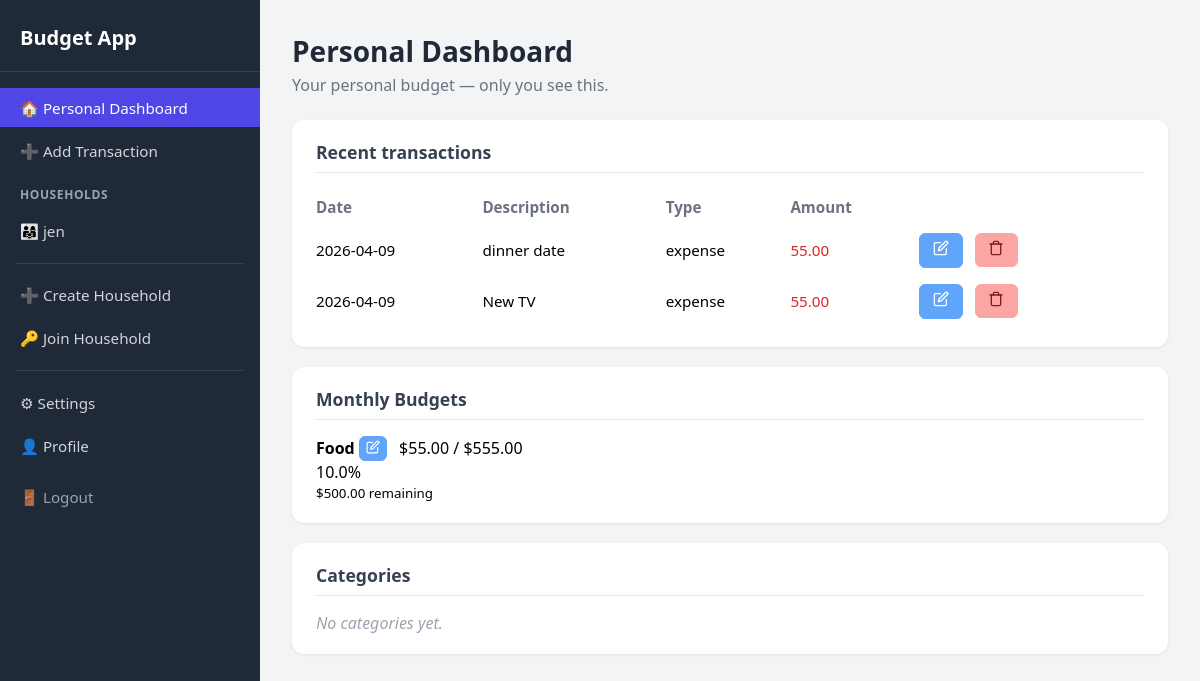
The page /personal (signed in) on the database its author committed.
### app/models.py (models this page shows, shortened)
class Household(db.Model):
    __tablename__ = "household"
    household_id = db.Column(db.Integer, primary_key=True)
    name = db.Column(db.String(120), nullable=False)
    invite_code = db.Column(db.String(50), unique=True, nullable=True)
    memberships = db.relationship("HouseholdMembership", back_populates="household", lazy=True)
    categories = db.relationship("Category", backref="household", lazy=True, foreign_keys="Category.household_id")
    transactions = db.relationship("Transaction", backref="household", lazy=True)
    budgets = db.relationship("Budget", backref="household", lazy=True)

class Transaction(db.Model):
    __tablename__ = "transaction"
    transaction_id = db.Column(db.Integer, primary_key=True)
    amount = db.Column(db.Float, nullable=False)
    type = db.Column(db.String(10), nullable=False)  # "income" or "expense"
    date = db.Column(db.Date, nullable=False, default=date.today)
    description = db.Column(db.String(255), nullable=True)
    user_id = db.Column(db.Integer, db.ForeignKey("user.id"), nullable=False)
    household_id = db.Column(db.Integer, db.ForeignKey("household.household_id"), nullable=True)  # NULL = personal
    category_id = db.Column(db.Integer, db.ForeignKey("category.category_id"), nullable=True)

class Category(db.Model):
    __tablename__ = "category"
    category_id = db.Column(db.Integer, primary_key=True)
    name = db.Column(db.String(80), nullable=False)
    user_id = db.Column(db.Integer, db.ForeignKey("user.id"), nullable=True)
    household_id = db.Column(db.Integer, db.ForeignKey("household.household_id"), nullable=True)
    parent_id = db.Column(db.Integer, db.ForeignKey('category.category_id'), nullable=True)
    is_system = db.Column(db.Boolean, default=False)
    subcategories = db.relationship("Category", backref=db.backref("parent", remote_side=[category_id]), lazy=True)
    transactions = db.relationship("Transaction", backref="category", lazy=True)

class Budget(db.Model):
    __tablename__ = "budget"
    budget_id = db.Column(db.Integer, primary_key=True)
    description = db.Column(db.String(255), nullable=True)
    month = db.Column(db.Date, nullable=False)
    limit_amount = db.Column(db.Float, nullable=False)
    category_id = db.Column(db.Integer, db.ForeignKey("category.category_id"), nullable=False)
    user_id = db.Column(db.Integer, db.ForeignKey("user.id"), nullable=True)
    household_id = db.Column(db.Integer, db.ForeignKey("household.household_id"), nullable=True)
    category = db.relationship("Category", backref="budgets", lazy=True)

### app/main/dashboard.py (the view)
@bp.route("/personal")
@login_required
def personal_dashboard():
    transactions = (
        Transaction.query.filter_by(user_id=current_user.id, household_id=None)
        .order_by(Transaction.date.desc())
        .limit(20)
        .all()
    )
    budgets = (
        Budget.query.filter_by(user_id=current_user.id, household_id=None)
        .order_by(Budget.month.desc())
        .limit(10)
        .all()
    )
    categories = Category.query.filter_by(user_id=current_user.id).order_by(Category.name).all()
    budget_report = get_budget_report(user_id=current_user.id, household_id=None)
    return render_template(
        "personal.html",
        transactions=transactions,
        budgets=budgets,
        categories=categories,
        budget_report=budget_report,
    )

### app/models.py (called while the page is built)
    @property
    def households(self):
        return [m.household for m in self.memberships]

### app/templates/personal.html (shortened to what this page needs)
{% extends "base.html" %}
{% block content %}
<h1 class="page-title">Personal Dashboard</h1>
<p class="page-subtitle">Your personal budget — only you see this.</p>
<div class="card">
  <h2>Recent transactions</h2>
  {% if transactions %}
  <table>
    <thead>
      <tr><th>Date</th><th>Description</th><th>Type</th><th>Amount</th></tr>
    </thead>
    <tbody>
      {% for t in transactions %}
      <tr>
        <td>{{ t.date.strftime('%Y-%m-%d') if t.date else '-' }}</td>
        <td>{{ t.description or '-' }}</td>
        <td>{{ t.type }}</td>
        <td class="amount-{{ t.type }}">{{ "%.2f"|format(t.amount) }}</td>
        <td>
          <a href="{{ url_for('main.edit_transaction', transaction_id=t.transaction_id) }}" class="btn-action btn-edit" title="Edit Transaction">
            <svg width="16" height="16" viewBox="0 0 24 24" fill="none" stroke="currentColor" stroke-width="2" stroke-linecap="round" stroke-linejoin="round">
              <path d="M11 4H4a2 2 0 0 0-2 2v14a2 2 0 0 0 2 2h14a2 2 0 0 0 2-2v-7"></path>
              <path d="M18.5 2.5a2.121 2.121 0 0 1 3 3L12 15l-4 1 1-4 9.5-9.5z"></path>
            </svg>
          </a>
          <form action="{{ url_for('main.delete_transaction', transaction_id=t.transaction_id) }}" method="POST" style="display:inline;" onsubmit="return confirm('Are you sure you want to delete this transaction?')">
            <button type="submit" class="btn-action btn-delete" title="Delete Transaction">
              <svg width="16" height="16" viewBox="0 0 24 24" fill="none" stroke="currentColor" stroke-width="2" stroke-linecap="round" stroke-linejoin="round">
                <polyline points="3,6 5,6 21,6"></polyline>
                <path d="M19,6v14a2,2,0,0,1-2,2H7a2,2,0,0,1-2-2V6m3,0V4a2,2,0,0,1,2-2h4a2,2,0,0,1,2,2V6"></path>
              </svg>
            </button>
          </form>
        </td>
      </tr>
      {% endfor %}
    </tbody>
  </table>
  {% else %}
  <p class="empty">No transactions yet.</p>
  {% endif %}
</div>
<div class="card">
  <h2>Monthly Budgets</h2>
  {% if budget_report %}
  {% for b in budget_report %}
  <div class="mb-3">
    <div class="d-flex justify-content-between">
      <strong>{{ b.category }}</strong>
      <span>
        <a href="{{ url_for('main.edit_budget', budget_id=b.budget_id) }}" class="btn-action btn-edit" title="Edit Budget" style="padding: 2px 6px; font-size: 0.85rem;">
          <svg width="14" height="14" viewBox="0 0 24 24" fill="none" stroke="currentColor" stroke-width="2" stroke-linecap="round" stroke-linejoin="round">
            <path d="M11 4H4a2 2 0 0 0-2 2v14a2 2 0 0 0 2 2h14a2 2 0 0 0 2-2v-7"></path>
            <path d="M18.5 2.5a2.121 2.121 0 0 1 3 3L12 15l-4 1 1-4 9.5-9.5z"></path>
          </svg>
        </a>
        ${{ "%.2f"|format(b.spent) }} / ${{ "%.2f"|format(b.limit) }}
      </span>
    </div>
    <div class="progress" style="height: 20px;">
      <div class="progress-bar {% if b.percent > 90 %}bg-danger{% elif b.percent > 70 %}bg-warning{% else %}bg-success{% endif %}"
           role="progressbar"
           style="width: {{ b.percent }}%;"
           aria-valuenow="{{ b.percent }}"
           aria-valuemin="0"
           aria-valuemax="100">
        {{ b.percent | round }}%
      </div>
    </div>
    <small class="text-muted">${{ "%.2f"|format(b.remaining) }} remaining</small>
  </div>
  {% endfor %}
  {% else %}
  <p class="empty">No budgets set yet. <a href="{{ url_for('main.create_budget') }}" class="btn-primary">Create a Budget</a></p>
  {% endif %}
</div>
<div class="card">
  <h2>Categories</h2>
  {% if categories %}
  <ul style="list-style: none; padding: 0; margin: 0;">
    {% for c in categories %}
    <li style="padding: 0.35rem 0;">{{ c.name }}</li>
    {% endfor %}
  </ul>
  {% else %}
  <p class="empty">No categories yet.</p>
  {% endif %}
</div>
{% endblock %}

### app/templates/base.html (shortened to what this page needs)
<!DOCTYPE html>
<html lang="en">
<head>
  <link rel="stylesheet" href="{{ url_for('static', filename='css/styles.css') }}">
</head>
<body class="app-body">
<div class="app-container">
  <aside class="sidebar">
    <h2 class="sidebar-brand">Budget App</h2>
    <nav class="sidebar-nav">
      <a href="{{ url_for('main.personal_dashboard') }}" class="sidebar-link {% if request.endpoint == 'main.personal_dashboard' %}active{% endif %}">🏠 Personal Dashboard</a>
      <a href="{{ url_for('main.add_transaction') }}" class="sidebar-link {% if request.endpoint == 'main.add_transaction' %}active{% endif %}">➕ Add Transaction</a>
      {% if current_user.households %}
        <div class="sidebar-section-label">Households</div>
        {% for h in current_user.households %}
          <a href="{{ url_for('main.household_dashboard', household_id=h.household_id) }}" class="sidebar-link ">👨‍👩‍👧 {{ h.name }}</a>
        {% endfor %}
      {% endif %}
      <hr class="sidebar-hr">
      <a href="{{ url_for('main.create_household') }}" class="sidebar-link {% if request.endpoint == 'main.create_household' %}active{% endif %}">➕ Create Household</a>
      <a href="{{ url_for('main.join_household') }}" class="sidebar-link {% if request.endpoint == 'main.join_household' %}active{% endif %}">🔑 Join Household</a>
      <hr class="sidebar-hr">
      <a href="{{ url_for('main.settings') }}" class="sidebar-link {% if request.endpoint == 'main.settings' %}active{% endif %}">⚙ Settings</a>
      <a href="{{ url_for('main.profile') }}" class="sidebar-link {% if request.endpoint == 'main.profile' %}active{% endif %}">👤 Profile</a>
      <a href="{{ url_for('main.logout') }}" class="sidebar-link sidebar-link-logout">🚪 Logout</a>
    </nav>
  </aside>
  <main class="content">
    {% block content %}{% endblock %}
  </main>
</div>
</body>
</html>

### app/static/css/styles.css (style rules this page uses)
* { margin: 0; padding: 0; box-sizing: border-box; }
body { font-family: 'Segoe UI', system-ui, sans-serif; background: linear-gradient(135deg, #667eea 0%, #764ba2 100%); min-height: 100vh; display: flex; align-items: center; justify-content: center; padding: 20px; }
body.app-body { background: #f3f4f6; min-height: 100vh; display: block; padding: 0; align-items: stretch; justify-content: stretch; }
.app-container { display: flex; min-height: 100vh; }
.sidebar { width: 260px; min-width: 260px; background: #1f2937; color: #e5e7eb; padding: 1.5rem 0; display: flex; flex-direction: column; }
.sidebar-brand { font-size: 1.25rem; font-weight: 700; color: #fff; padding: 0 1.25rem 1.25rem; margin: 0; border-bottom: 1px solid #374151; }
.sidebar-nav { padding: 1rem 0; display: flex; flex-direction: column; gap: 0.25rem; }
.sidebar-link { display: block; padding: 0.6rem 1.25rem; color: #d1d5db; text-decoration: none; font-size: 0.95rem; transition: background 0.15s, color 0.15s; }
.sidebar-link.active { background: #4f46e5; color: #fff; }
.sidebar-link-logout { margin-top: 0.5rem; color: #9ca3af; }
.sidebar-section-label { font-size: 0.75rem; font-weight: 600; text-transform: uppercase; letter-spacing: 0.05em; color: #9ca3af; padding: 0.75rem 1.25rem 0.25rem; }
.sidebar-hr { border: none; border-top: 1px solid #374151; margin: 0.5rem 1rem; }
.content { flex: 1; padding: 2rem; overflow-auto; }
.content .page-title { color: #1f2937; font-size: 1.75rem; margin-bottom: 0.25rem; }
.content .page-subtitle { color: #6b7280; font-size: 1rem; margin-bottom: 1.5rem; }
.content .card { background: #fff; border-radius: 12px; box-shadow: 0 1px 3px rgba(0,0,0,0.08); padding: 1.25rem 1.5rem; margin-bottom: 1.25rem; }
.content .card h2 { font-size: 1.1rem; color: #374151; margin-bottom: 1rem; border-bottom: 1px solid #e5e7eb; padding-bottom: 0.5rem; }
.content table { width: 100%; border-collapse: collapse; font-size: 0.95rem; }
.content th, .content td { text-align: left; padding: 0.5rem 0; }
.content th { color: #6b7280; font-weight: 600; }
.content .amount-expense { color: #dc2626; }
.content .empty { color: #9ca3af; font-style: italic; }
.btn-action { display: inline-block; padding: 0.4rem 0.8rem; font-size: 0.85rem; font-weight: 600; text-decoration: none; border-radius: 6px; transition: all 0.2s; margin-right: 0.5rem; }
.btn-edit { background: #60a5fa; color: white; border: 1px solid #60a5fa; }
.btn-delete { background: #fca5a5; color: #7f1d1d; border: 1px solid #fca5a5; }

### rows shown on the page
Household: name "jen"
Transaction: date "2026-04-09", description "dinner date", type "expense", amount "55.00"
Transaction: date "2026-04-09", description "New TV", type "expense", amount "55.00"
Category: category "Food"
Budget: limit "555.00"

### other values the page prints
{{ "%.2f"|format(b.spent) }} "55.00"
{{ b.percent | round }} "10.0"
{{ "%.2f"|format(b.remaining) }} "500.00"
